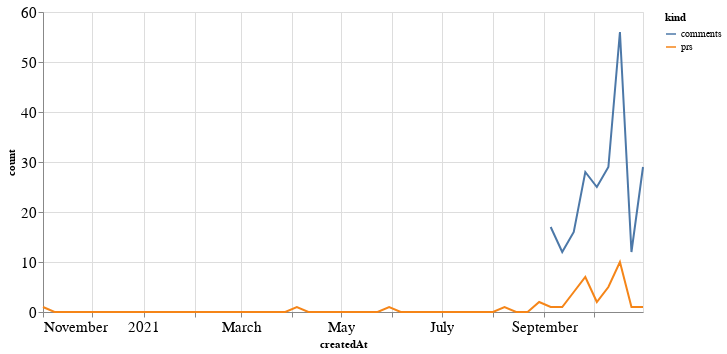

The notebook cell saved with this chart:
### Code cell
alt.Chart(total_time, width=600).mark_line().encode(
    x='createdAt',
    y='count',
    color='kind'
)

### Figure 1 — Vega-Lite specification as saved in the notebook (floating-point values rounded to 4 significant figures)
{"config": {"axisLeft": {"labelFontSize": 15}, "axisBottom": {"labelFontSize": 15}}, "data": {"name": "data-5fd827f17ddda19f71bc8a6c98246e34"}, "mark": "line", "encoding": {"color": {"type": "nominal", "field": "kind"}, "x": {"type": "temporal", "field": "createdAt"}, "y": {"type": "quantitative", "field": "count"}}, "width": 600, "$schema": "https://vega.github.io/schema/vega-lite/v4.8.1.json", "datasets": {"data-5fd827f17ddda19f71bc8a6c98246e34": [{"createdAt": "2020-11-01T00:00:00", "kind": "prs", "count": 1.0}, {"createdAt": "2020-11-08T00:00:00", "kind": "prs", "count": 0.0}, {"createdAt": "2020-11-15T00:00:00", "kind": "prs", "count": 0.0}, {"createdAt": "2020-11-22T00:00:00", "kind": "prs", "count": 0.0}, {"createdAt": "2020-11-29T00:00:00", "kind": "prs", "count": 0.0}, {"createdAt": "2020-12-06T00:00:00", "kind": "prs", "count": 0.0}, {"createdAt": "2020-12-13T00:00:00", "kind": "prs", "count": 0.0}, {"createdAt": "2020-12-20T00:00:00", "kind": "prs", "count": 0.0}, {"createdAt": "2020-12-27T00:00:00", "kind": "prs", "count": 0.0}, {"createdAt": "2021-01-03T00:00:00", "kind": "prs", "count": 0.0}, {"createdAt": "2021-01-10T00:00:00", "kind": "prs", "count": 0.0}, {"createdAt": "2021-01-17T00:00:00", "kind": "prs", "count": 0.0}, {"createdAt": "2021-01-24T00:00:00", "kind": "prs", "count": 0.0}, {"createdAt": "2021-01-31T00:00:00", "kind": "prs", "count": 0.0}, {"createdAt": "2021-02-07T00:00:00", "kind": "prs", "count": 0.0}, {"createdAt": "2021-02-14T00:00:00", "kind": "prs", "count": 0.0}, {"createdAt": "2021-02-21T00:00:00", "kind": "prs", "count": 0.0}, {"createdAt": "2021-02-28T00:00:00", "kind": "prs", "count": 0.0}, {"createdAt": "2021-03-07T00:00:00", "kind": "prs", "count": 0.0}, {"createdAt": "2021-03-14T00:00:00", "kind": "prs", "count": 0.0}, {"createdAt": "2021-03-21T00:00:00", "kind": "prs", "count": 0.0}, {"createdAt": "2021-03-28T00:00:00", "kind": "prs", "count": 0.0}, {"createdAt": "2021-04-04T00:00:00", "kind": "prs", "count": 1.0}, {"createdAt": "2021-04-11T00:00:00", "kind": "prs", "count": 0.0}, {"createdAt": "2021-04-18T00:00:00", "kind": "prs", "count": 0.0}, {"createdAt": "2021-04-25T00:00:00", "kind": "prs", "count": 0.0}, {"createdAt": "2021-05-02T00:00:00", "kind": "prs", "count": 0.0}, {"createdAt": "2021-05-09T00:00:00", "kind": "prs", "count": 0.0}, {"createdAt": "2021-05-16T00:00:00", "kind": "prs", "count": 0.0}, {"createdAt": "2021-05-23T00:00:00", "kind": "prs", "count": 0.0}, {"createdAt": "2021-05-30T00:00:00", "kind": "prs", "count": 1.0}, {"createdAt": "2021-06-06T00:00:00", "kind": "prs", "count": 0.0}, {"createdAt": "2021-06-13T00:00:00", "kind": "prs", "count": 0.0}, {"createdAt": "2021-06-20T00:00:00", "kind": "prs", "count": 0.0}, {"createdAt": "2021-06-27T00:00:00", "kind": "prs", "count": 0.0}, {"createdAt": "2021-07-04T00:00:00", "kind": "prs", "count": 0.0}, {"createdAt": "2021-07-11T00:00:00", "kind": "prs", "count": 0.0}, {"createdAt": "2021-07-18T00:00:00", "kind": "prs", "count": 0.0}, {"createdAt": "2021-07-25T00:00:00", "kind": "prs", "count": 0.0}, {"createdAt": "2021-08-01T00:00:00", "kind": "prs", "count": 0.0}, {"createdAt": "2021-08-08T00:00:00", "kind": "prs", "count": 1.0}, {"createdAt": "2021-08-15T00:00:00", "kind": "prs", "count": 0.0}, {"createdAt": "2021-08-22T00:00:00", "kind": "prs", "count": 0.0}, {"createdAt": "2021-08-29T00:00:00", "kind": "prs", "count": 2.0}, {"createdAt": "2021-09-05T00:00:00", "kind": "prs", "count": 1.0}, {"createdAt": "2021-09-12T00:00:00", "kind": "prs", "count": 1.0}, {"createdAt": "2021-09-19T00:00:00", "kind": "prs", "count": 4.0}, {"createdAt": "2021-09-26T00:00:00", "kind": "prs", "count": 7.0}, {"createdAt": "2021-10-03T00:00:00", "kind": "prs", "count": 2.0}, {"createdAt": "2021-10-10T00:00:00", "kind": "prs", "count": 5.0}, {"createdAt": "2021-10-17T00:00:00", "kind": "prs", "count": 10.0}, {"createdAt": "2021-10-24T00:00:00", "kind": "prs", "count": 1.0}, {"createdAt": "2021-10-31T00:00:00", "kind": "prs", "count": 1.0}, {"createdAt": "2020-11-01T00:00:00", "kind": "comments", "count": null}, {"createdAt": "2020-11-08T00:00:00", "kind": "comments", "count": null}, {"createdAt": "2020-11-15T00:00:00", "kind": "comments", "count": null}, {"createdAt": "2020-11-22T00:00:00", "kind": "comments", "count": null}, {"createdAt": "2020-11-29T00:00:00", "kind": "comments", "count": null}, {"createdAt": "2020-12-06T00:00:00", "kind": "comments", "count": null}, {"createdAt": "2020-12-13T00:00:00", "kind": "comments", "count": null}, {"createdAt": "2020-12-20T00:00:00", "kind": "comments", "count": null}, {"createdAt": "2020-12-27T00:00:00", "kind": "comments", "count": null}, {"createdAt": "2021-01-03T00:00:00", "kind": "comments", "count": null}, {"createdAt": "2021-01-10T00:00:00", "kind": "comments", "count": null}, {"createdAt": "2021-01-17T00:00:00", "kind": "comments", "count": null}, {"createdAt": "2021-01-24T00:00:00", "kind": "comments", "count": null}, {"createdAt": "2021-01-31T00:00:00", "kind": "comments", "count": null}, {"createdAt": "2021-02-07T00:00:00", "kind": "comments", "count": null}, {"createdAt": "2021-02-14T00:00:00", "kind": "comments", "count": null}, {"createdAt": "2021-02-21T00:00:00", "kind": "comments", "count": null}, {"createdAt": "2021-02-28T00:00:00", "kind": "comments", "count": null}, {"createdAt": "2021-03-07T00:00:00", "kind": "comments", "count": null}, {"createdAt": "2021-03-14T00:00:00", "kind": "comments", "count": null}, {"createdAt": "2021-03-21T00:00:00", "kind": "comments", "count": null}, {"createdAt": "2021-03-28T00:00:00", "kind": "comments", "count": null}, {"createdAt": "2021-04-04T00:00:00", "kind": "comments", "count": null}, {"createdAt": "2021-04-11T00:00:00", "kind": "comments", "count": null}, {"createdAt": "2021-04-18T00:00:00", "kind": "comments", "count": null}, {"createdAt": "2021-04-25T00:00:00", "kind": "comments", "count": null}, {"createdAt": "2021-05-02T00:00:00", "kind": "comments", "count": null}, {"createdAt": "2021-05-09T00:00:00", "kind": "comments", "count": null}, {"createdAt": "2021-05-16T00:00:00", "kind": "comments", "count": null}, {"createdAt": "2021-05-23T00:00:00", "kind": "comments", "count": null}, {"createdAt": "2021-05-30T00:00:00", "kind": "comments", "count": null}, {"createdAt": "2021-06-06T00:00:00", "kind": "comments", "count": null}, {"createdAt": "2021-06-13T00:00:00", "kind": "comments", "count": null}, {"createdAt": "2021-06-20T00:00:00", "kind": "comments", "count": null}, {"createdAt": "2021-06-27T00:00:00", "kind": "comments", "count": null}, {"createdAt": "2021-07-04T00:00:00", "kind": "comments", "count": null}, {"createdAt": "2021-07-11T00:00:00", "kind": "comments", "count": null}, {"createdAt": "2021-07-18T00:00:00", "kind": "comments", "count": null}, {"createdAt": "2021-07-25T00:00:00", "kind": "comments", "count": null}, {"createdAt": "2021-08-01T00:00:00", "kind": "comments", "count": null}, {"createdAt": "2021-08-08T00:00:00", "kind": "comments", "count": null}, {"createdAt": "2021-08-15T00:00:00", "kind": "comments", "count": null}, {"createdAt": "2021-08-22T00:00:00", "kind": "comments", "count": null}, {"createdAt": "2021-08-29T00:00:00", "kind": "comments", "count": null}, {"createdAt": "2021-09-05T00:00:00", "kind": "comments", "count": 17.0}, {"createdAt": "2021-09-12T00:00:00", "kind": "comments", "count": 12.0}, {"createdAt": "2021-09-19T00:00:00", "kind": "comments", "count": 16.0}, {"createdAt": "2021-09-26T00:00:00", "kind": "comments", "count": 28.0}, {"createdAt": "2021-10-03T00:00:00", "kind": "comments", "count": 25.0}, {"createdAt": "2021-10-10T00:00:00", "kind": "comments", "count": 29.0}, {"createdAt": "2021-10-17T00:00:00", "kind": "comments", "count": 56.0}, {"createdAt": "2021-10-24T00:00:00", "kind": "comments", "count": 12.0}, {"createdAt": "2021-10-31T00:00:00", "kind": "comments", "count": 29.0}]}}
